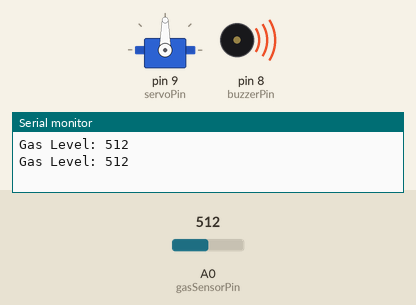
The sketch below on a simulated Arduino Uno, built with avr-gcc and run on an emulated ATmega328P. On the bench: servo, buzzer (waves = sounding, pin HIGH), the last lines printed to the serial monitor. The test bench sets the inputs (shaded band); at power-on: A0 (gasSensorPin) = 512.

Above: at 1.8 s.
1.9 s: A0 (gasSensorPin) set to 308
3.4 s: A0 (gasSensorPin) set to 292
At 4.6 s:
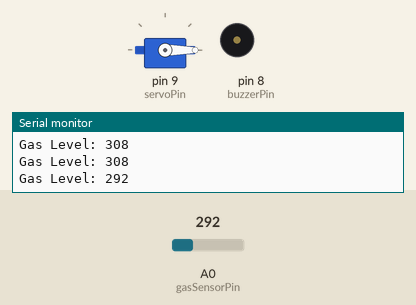
5.5 s: A0 (gasSensorPin) set to 306
At 7.2 s:
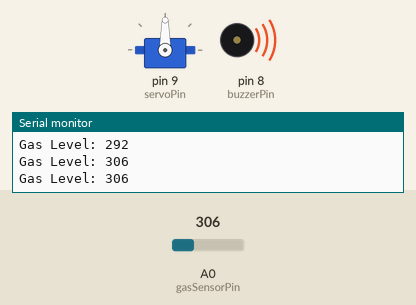
7.5 s: A0 (gasSensorPin) set to 290
At 9.0 s:
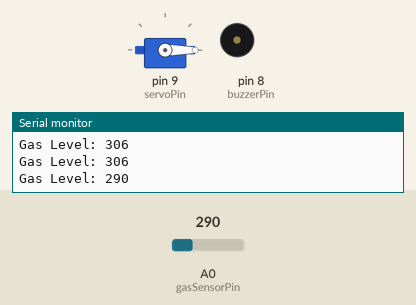
Timing chart, 0 to 10.5 s (numbered marks = the images above; inputs shaded):
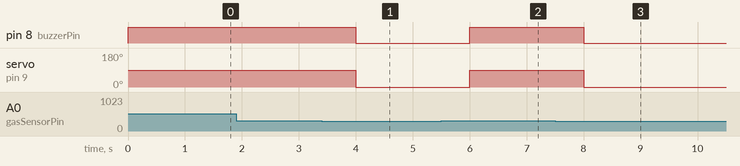

The sketch:

LPGDetection.ino
```cpp
#include <Servo.h>

const int gasSensorPin = A0;      // MQ2 analog output
const int buzzerPin = 8;          // Buzzer
const int servoPin = 9;           // Servo moto

const int gasThreshold = 300;

Servo gasValve;

void setup() {
  pinMode(gasSensorPin, INPUT);
  pinMode(buzzerPin, OUTPUT);

  gasValve.attach(servoPin);
  gasValve.write(0);

  Serial.begin(9600);

}

void loop() {
  int gasLevel = analogRead(gasSensorPin);
  Serial.print("Gas Level: ");
  Serial.println(gasLevel);

  if (gasLevel > gasThreshold) {
    digitalWrite(buzzerPin, HIGH);
    gasValve.write(90);
  } else {
    digitalWrite(buzzerPin, LOW);
    gasValve.write(0);
  }

  delay(1000);

}
```

Measured:
- the behaviour switches between 301 and 300 on A0 (gasSensorPin) (found by bisection; images 0 and 1)
- after the input at 3.4 s, pin 8 (buzzerPin): HIGH → LOW after 0.60 s; servo on pin 9 (servoPin): 90° → 0° after 0.60 s
- after the input at 5.5 s, pin 8 (buzzerPin): LOW → HIGH after 0.50 s; servo on pin 9 (servoPin): 0° → 90° after 0.50 s
- after the input at 7.5 s, pin 8 (buzzerPin): HIGH → LOW after 0.50 s; servo on pin 9 (servoPin): 90° → 0° after 0.50 s
